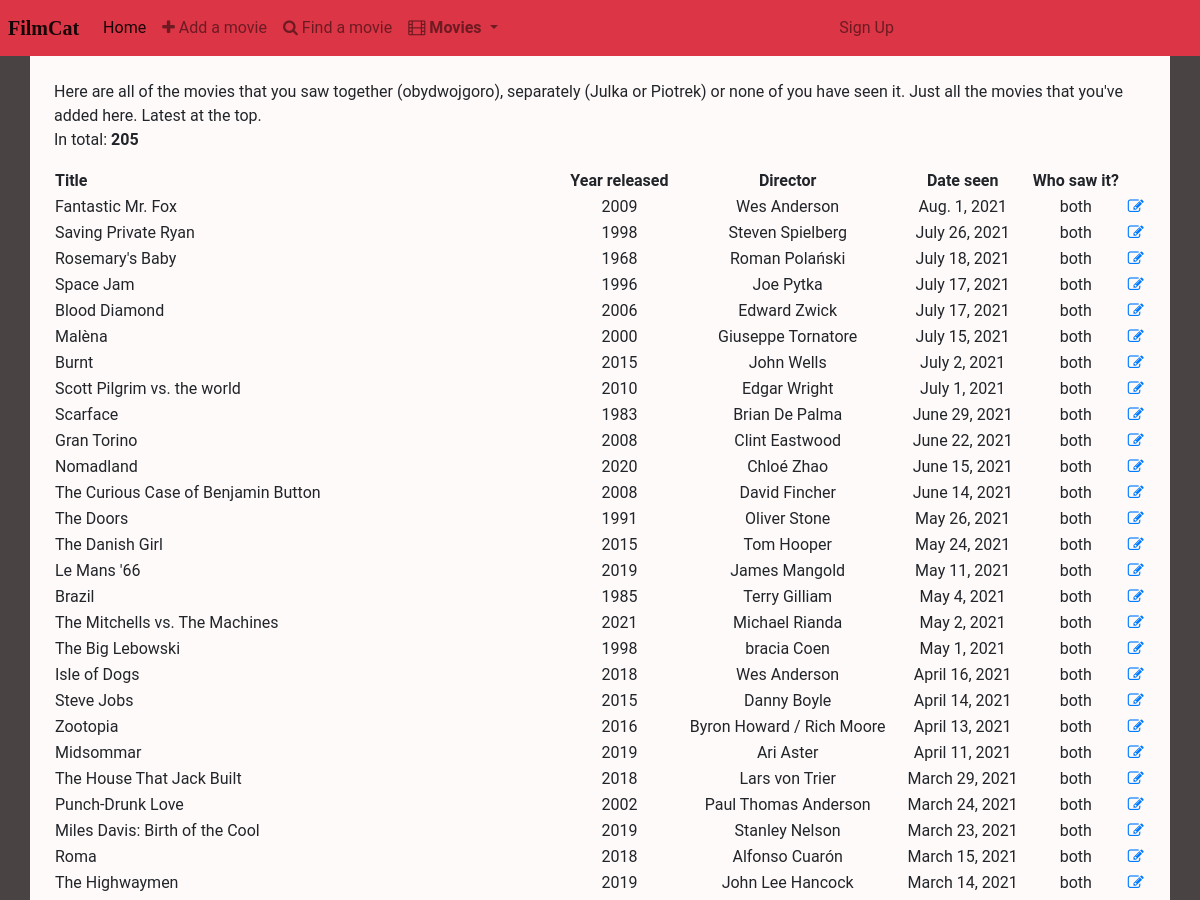
/all_movies/ (upper part), run on an earlier commit of the app's database.
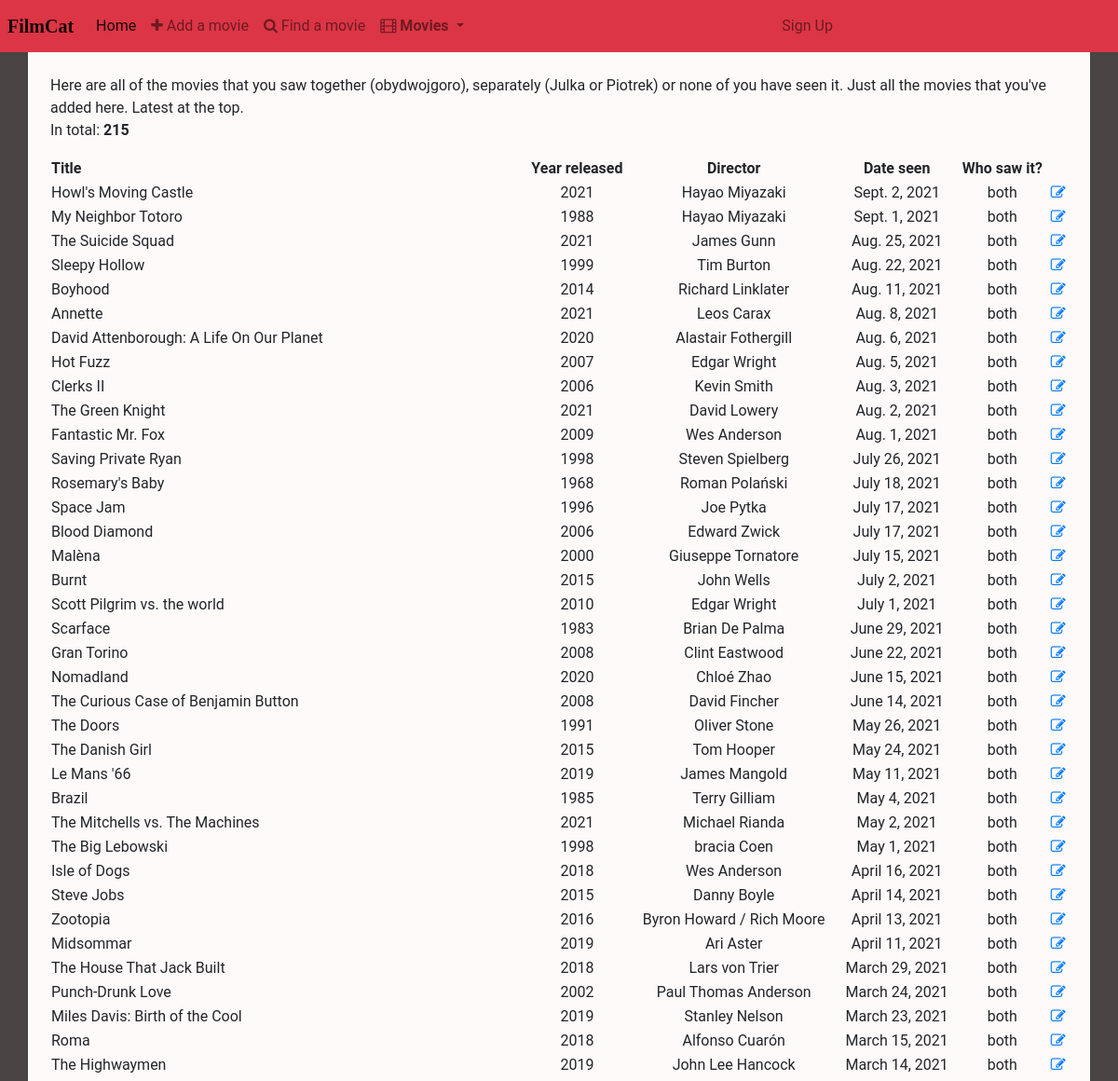
And on a later commit of the database.
### filmcatapp/models.py (models this page shows, shortened)
class Movie(models.Model):
    BOTH = 'BT'
    NOBODY = 'NB'
    JULKASEEN = 'JK'
    PIOTREKSEEN = 'PK'
    SEEN_CHOICES = [
        (BOTH, 'both'),
        (NOBODY, 'nobody'),
        (JULKASEEN, 'Julka'),
        (PIOTREKSEEN, 'Piotrek')
    ]
    title = models.CharField(max_length=100, primary_key=True, unique=True)
    release_year = models.PositiveSmallIntegerField(blank=True, null=True,)
    date_seen = models.DateField(blank=True, null=True)
    seen_by = models.CharField(
        choices=SEEN_CHOICES,
        max_length=2,
        blank=False,
        default='NB'
    )
    director = models.CharField(max_length=50, blank=True, null=True)
    tags = models.CharField(max_length=2500, blank=True, null=True)

### filmcatapp/views.py (the view)
# urls.py: path('all_movies/', views.all_movies),
def all_movies(request):
    movies_all = Movie.objects.all().order_by('-date_seen')
    args = {'movies': movies_all}
    template_name = 'filmcatapp/all_movies.html'
    return render(request, template_name, args)

### filmcatapp/templates/filmcatapp/all_movies.html
{% extends 'base.html' %}
{% block content %}
  <p>Here are all of the movies that you saw together (obydwojgoro), separately (Julka or Piotrek) or none of you have seen it. Just all the movies that you've added here. Latest at the top.<br>
    In total: <b>{{movies|length}}</b>
  </p>
  <table id="movie_table" class="sortable">
    <tr>
      <th style="text-align:left !important;">Title</th>
      <th>Year released</th>
      <th>Director</th>
      <th>Date seen</th>
      <th>Who saw it?</th>
      <th></th>
    </tr>
    {% for movie in movies %}
    <tr>
      <td style="text-align:left !important;">{{ movie.title }}</td>
      <td>{{ movie.release_year }}</td>
      {% if movie.director is None %}
      <td>-</td>
      {% else %}
      <td>{{ movie.director }}</td>
      {% endif %}
      {% if movie.date_seen is None %}
      <td>-</td>
      {% else %}
      <td>{{ movie.date_seen }}</td>
      {% endif %}
      <td>{{ movie.get_seen_by_display }}</td>
      <td> <a href="/edit_movie/{{ movie.title }}"> <i class="fa fa-edit"></i> </a></td>
    {% endfor %}
    </tr>
  </table>
{% endblock %}

### filmcatapp/templates/base.html (shortened to what this page needs)
<!doctype html>
<html lang="en">
<head>
  {% load static %}
  <link rel="stylesheet" href="https://stackpath.bootstrapcdn.com/bootstrap/4.5.0/css/bootstrap.min.css">
  <link rel="stylesheet" href="https://maxcdn.bootstrapcdn.com/font-awesome/4.7.0/css/font-awesome.min.css">
  <link rel="stylesheet" href="{% static 'filmcatapp/style.css' %}" type="text/css">
</head>
<body>
  {% block navigation %}
  <nav class="navbar navbar-expand-md navbar-light bg-danger p-2">
    <a class="navbar-brand" id="filmcatlogo" href="/">FilmCat </a>
    <div class="navbar-collapse collapse row" id="navbarSupportedContent">
      <div class="col-8">
        <ul class="nav navbar-nav">
          <li class="nav-item">
            <a class="nav-link active" aria-current="page" href="/">Home</a>
          </li>
          <li class="nav-item">
            <a class="nav-link" href="/add_movie"><i class="fa fa-plus"></i> Add a movie</a>
          </li>
          <li class="nav-item">
            <a class="nav-link" href="/find_movie"><i class="fa fa-search"></i> Find a movie</a>
          </li>
          <li class="nav-item dropdown">
            <span class="nav-link dropdown-toggle" id="navbarDropdown" role="button" data-toggle="dropdown"
                  aria-haspopup="true" aria-expanded="false">
              <i class="fa fa-film"></i> <b>Movies</b>
            </span>
          </li>
        </ul>
      </div>
      {% if user.is_authenticated %}
      <div class="col-4">
        <ul class="nav navbar-nav navbar-right">
          <li class="nav-item">
            <a class="nav-link" href="/profile"><i class="fa fa-user"></i> {{ user.username }}</a>
          </li>
          <li class="nav-item">
            <a class="nav-link" href="{% url 'logout' %}"> <i class="fa fa-sign-out"></i> Logout</a>
          </li>
        </ul>
      </div>
      {% else %}
      <div>
        <ul class="nav navbar-nav navbar-right">
          <li class="nav-item">
            <a class="nav-link" href="/signup">Sign Up</a>
          </li>
        </ul>
      </div>
      {% endif %}
    </div>
  </nav>
  {% endblock %}
  <div class="container-sm h-100 p-4" id="content">
  {% block content %}
  {% endblock %}
  </div>
</body>
</html>

### filmcatapp/static/filmcatapp/style.css (style rules this page uses)
body { background-color: #494343; font-family: "Roboto"; }
#filmcatlogo { font-size: 20px; font-weight: bold; font-family: Georgia; }
#content { background-color: Snow; height: 100%; }
#movie_table { width: 100%; text-align: center; }

What changed in the data, as far as the page shows it:
added Movie: title "Howl's Moving Castle", release_year "2021", director "Hayao Miyazaki", date_seen "Sept. 2, 2021", seen_by "both"
added Movie: title "My Neighbor Totoro", release_year "1988", director "Hayao Miyazaki", date_seen "Sept. 1, 2021", seen_by "both"
added Movie: title "The Suicide Squad", release_year "2021", director "James Gunn", date_seen "Aug. 25, 2021", seen_by "both"
added Movie: title "Sleepy Hollow", release_year "1999", director "Tim Burton", date_seen "Aug. 22, 2021", seen_by "both"
added Movie: title "Boyhood", release_year "2014", director "Richard Linklater", date_seen "Aug. 11, 2021", seen_by "both"
added Movie: title "Annette", release_year "2021", director "Leos Carax", date_seen "Aug. 8, 2021", seen_by "both"
added Movie: title "David Attenborough: A Life On Our Planet", release_year "2020", director "Alastair Fothergill", date_seen "Aug. 6, 2021", seen_by "both"
added Movie: title "Hot Fuzz", release_year "2007", director "Edgar Wright", date_seen "Aug. 5, 2021", seen_by "both"
added Movie: title "Clerks II", release_year "2006", director "Kevin Smith", date_seen "Aug. 3, 2021", seen_by "both"
added Movie: title "The Green Knight", release_year "2021", director "David Lowery", date_seen "Aug. 2, 2021", seen_by "both"
Also different on the page:
{{ movies|length }}: "205" → "215"
